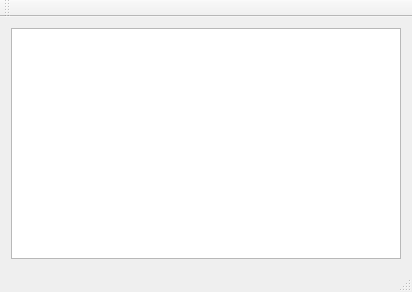
<?xml version="1.0" encoding="UTF-8"?>
<ui version="4.0">
 <class>AICenter_10Class</class>
 <widget class="QMainWindow" name="AICenter_10Class">
  <property name="geometry">
   <rect>
    <x>0</x>
    <y>0</y>
    <width>412</width>
    <height>292</height>
   </rect>
  </property>
  <property name="windowTitle">
   <string>AICenter_10</string>
  </property>
  <widget class="QWidget" name="centralWidget">
   <layout class="QVBoxLayout" name="verticalLayout">
    <item>
     <widget class="QTextBrowser" name="textBrowser"/>
    </item>
   </layout>
  </widget>
  <widget class="QMenuBar" name="menuBar">
   <property name="geometry">
    <rect>
     <x>0</x>
     <y>0</y>
     <width>412</width>
     <height>22</height>
    </rect>
   </property>
  </widget>
  <widget class="QToolBar" name="mainToolBar">
   <attribute name="toolBarArea">
    <enum>TopToolBarArea</enum>
   </attribute>
   <attribute name="toolBarBreak">
    <bool>false</bool>
   </attribute>
  </widget>
  <widget class="QStatusBar" name="statusBar"/>
 </widget>
 <layoutdefault spacing="6" margin="11"/>
 <resources>
  <include location="AICenter_10.qrc"/>
 </resources>
 <connections/>
</ui>
